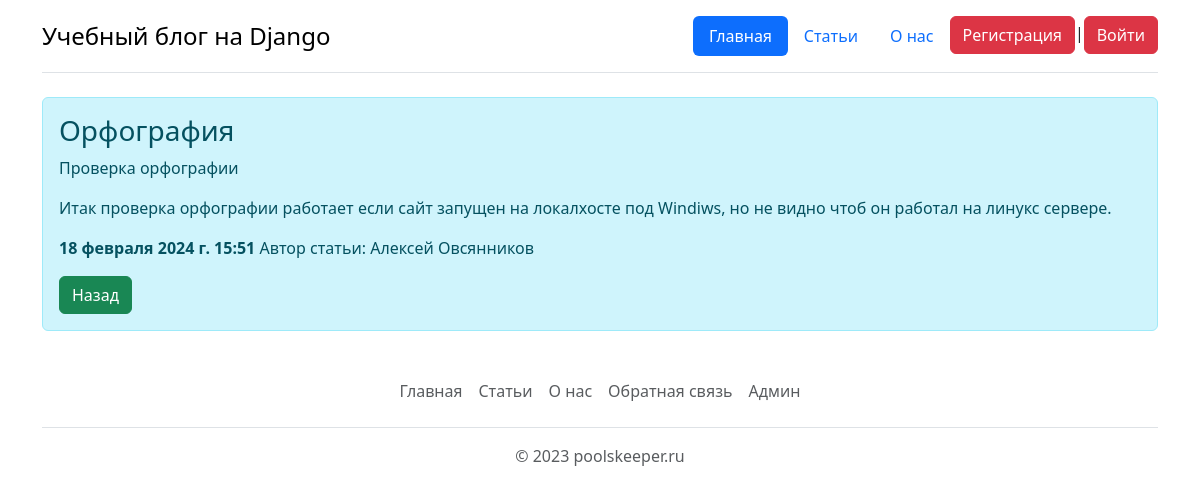
Page /detail/49 on the committed database.
### main/models.py (models this page shows, shortened)
class Article(models.Model):
    id = models.AutoField('id', primary_key=True)
    title = models.CharField('Заголовок', max_length=100, null=False)
    intro = models.CharField('Анонс', max_length=300, null=False)
    text = models.TextField('Статья', null=False)
    slag = models.CharField('slug', max_length=100, null=False)
    date = models.DateTimeField('Время', default=timezone.now())
    author = models.ForeignKey(User, verbose_name='Автор статьи', on_delete=models.CASCADE)
    class Meta:
        verbose_name = 'Статья'
        verbose_name_plural = 'Статьи'

### main/views.py (the view)
# urls.py: path('detail/<int:id>', views.detail, name='detail'),
def detail(request, id):
    article = Article.objects.get(pk=id)
    context = {
        'title': article.title,
        'article': article,
    }
    return render(request, 'main/detail.html', context=context)

### main/templates/main/detail.html (shortened to what this page needs)
{% extends 'main/base.html' %}
{% block body %}
            <div class="alert alert-info mt-2" >
                <h3>{{ article.title }}</h3>
                <p>{{ article.intro }}</p>
                <p>{{ article.text|linebreaks }}</p>
                <p><b>{{ article.date }} </b>Автор статьи:
                    {% if article.author.first_name %}
                    {{article.author.first_name}}
                    {{article.author.last_name}}
                    {% else %}
                    {{article.author}}
                    {% endif %}
                </p>
                <a  onclick="javascript:history.back(); return false;" class="btn btn-success">Назад</a>
            </div>
{% endblock %}

### rows in the picture
Article: title "Орфография", intro "Проверка орфографии", text "Итак проверка орфографии работает если сайт запущен на локалхосте под Windiws, но не видно чтоб он работал на линукс сервере.", date "18 февраля 2024 г. 15:51", author.first_name "Алексей", author.last_name "Овсянников"
